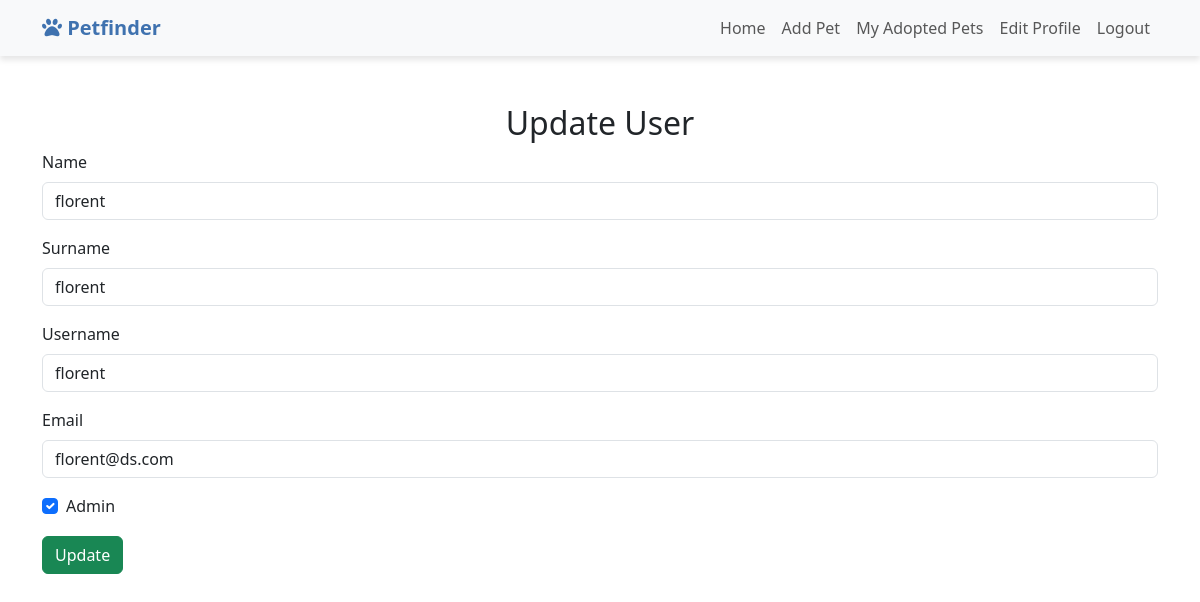
The page /update_user.php?id=1 on the database its author committed.
### tables this page shows
CREATE TABLE IF NOT EXISTS `users` (
  `id` int NOT NULL AUTO_INCREMENT,
  `name` varchar(255) NOT NULL,
  `surname` varchar(255) NOT NULL,
  `username` varchar(255) NOT NULL,
  `email` varchar(255) NOT NULL,
  `password` varchar(255) NOT NULL,
  `created_at` timestamp(6) NOT NULL DEFAULT CURRENT_TIMESTAMP(6),
  `is_admin` tinyint(1) DEFAULT '0',
  PRIMARY KEY (`id`),
  KEY `username` (`username`(250))
);

### update_user.php (the view, shortened to what this page needs)
<?php
require 'config.php';
include_once 'header.php';
if (isset($_GET['id'])) {
    $id = $_GET['id'];
    $sql = "SELECT * FROM users WHERE id = :id";
    $query = $pdo->prepare($sql);
    $query->bindParam(':id', $id, PDO::PARAM_INT);
    $query->execute();
    $user = $query->fetch(PDO::FETCH_ASSOC);
}
?>
<!DOCTYPE html>
<html lang="en">
<head>
    <link href="https://cdn.jsdelivr.net/npm/bootstrap@5.3.0-alpha3/dist/css/bootstrap.min.css" rel="stylesheet">
</head>
<body>
<div class="container mt-5">
    <h2 class="text-center">Update User</h2>
    <form method="post">
        <div class="mb-3">
            <label for="name" class="form-label">Name</label>
            <input type="text" id="name" name="name" class="form-control" value="<?php echo $user['name']; ?>" required>
        </div>
        <div class="mb-3">
            <label for="surname" class="form-label">Surname</label>
            <input type="text" id="surname" name="surname" class="form-control" value="<?php echo $user['surname']; ?>" required>
        </div>
        <div class="mb-3">
            <label for="username" class="form-label">Username</label>
            <input type="text" id="username" name="username" class="form-control" value="<?php echo $user['username']; ?>" required>
        </div>
        <div class="mb-3">
            <label for="email" class="form-label">Email</label>
            <input type="email" id="email" name="email" class="form-control" value="<?php echo $user['email']; ?>" required>
        </div>
        <div class="form-check">
            <input class="form-check-input" type="checkbox" id="is_admin" name="is_admin" <?php echo $user['is_admin'] == 1 ? 'checked' : ''; ?>>
            <label class="form-check-label" for="is_admin">Admin</label>
        </div>
        <button type="submit" name="update" class="btn btn-success mt-3">Update</button>
    </form>
</div>
</body>
</html>

### header.php (style rules this page uses)
body { background-color: #f8f9fa; }

### rows shown on the page
users: name "florent", surname "florent", username "florent", email "florent@ds.com", is_admin "☑"
